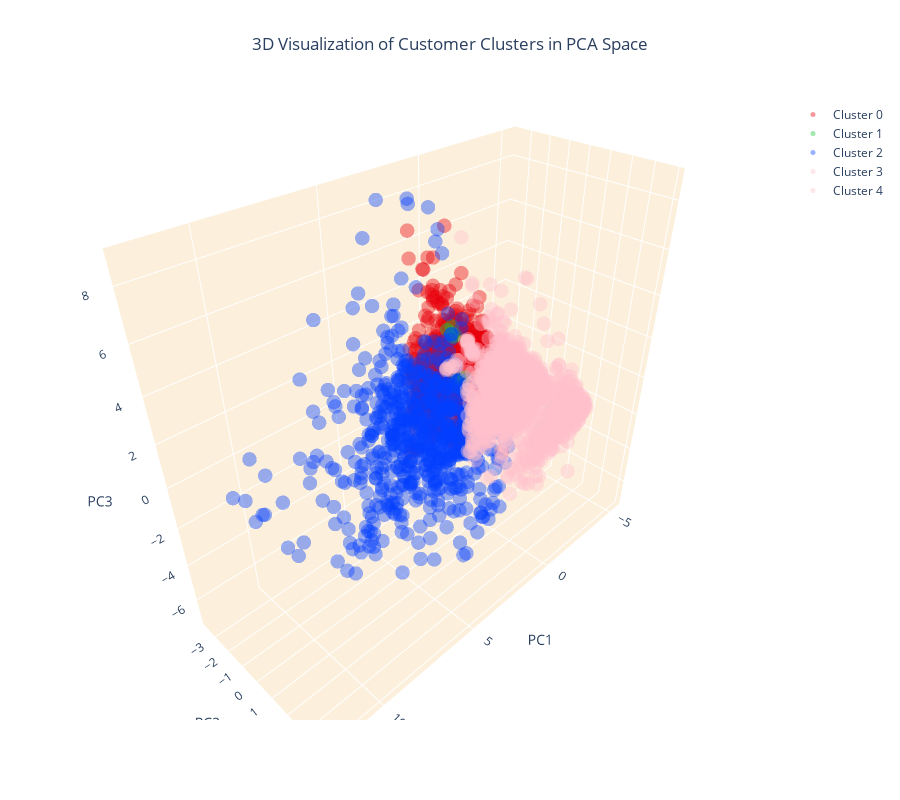

Source (notebook cell):
### Code cell
#3d visualizaton of customers

# Create separate data frames for each cluster
cluster_0 = customer_data_pca[customer_data_pca['cluster'] == 0]
cluster_1 = customer_data_pca[customer_data_pca['cluster'] == 1]
cluster_2 = customer_data_pca[customer_data_pca['cluster'] == 2]
cluster_3 = customer_data_pca[customer_data_pca['cluster'] == 3]
cluster_4 = customer_data_pca[customer_data_pca['cluster'] == 4]

# Create a 3D scatter plot
fig = go.Figure()

# Add data points for each cluster separately and specify the color
fig.add_trace(go.Scatter3d(x=cluster_0['PC1'], y=cluster_0['PC2'], z=cluster_0['PC3'], 
                           mode='markers', marker=dict(color=colors[0], size=5, opacity=0.4), name='Cluster 0'))
fig.add_trace(go.Scatter3d(x=cluster_1['PC1'], y=cluster_1['PC2'], z=cluster_1['PC3'], 
                           mode='markers', marker=dict(color=colors[1], size=5, opacity=0.4), name='Cluster 1'))
fig.add_trace(go.Scatter3d(x=cluster_2['PC1'], y=cluster_2['PC2'], z=cluster_2['PC3'], 
                           mode='markers', marker=dict(color=colors[2], size=5, opacity=0.4), name='Cluster 2'))
fig.add_trace(go.Scatter3d(x=cluster_3['PC1'], y=cluster_3['PC2'], z=cluster_3['PC3'], 
                           mode='markers', marker=dict(color=colors[3], size=5, opacity=0.4), name='Cluster 3'))
fig.add_trace(go.Scatter3d(x=cluster_4['PC1'], y=cluster_4['PC2'], z=cluster_4['PC3'], 
                           mode='markers', marker=dict(color=colors[3], size=5, opacity=0.4), name='Cluster 4'))

# Set the title and layout details
fig.update_layout(
    title=dict(text='3D Visualization of Customer Clusters in PCA Space', x=0.5),
    scene=dict(
        xaxis=dict(backgroundcolor="#fcf0dc", gridcolor='white', title='PC1'),
        yaxis=dict(backgroundcolor="#fcf0dc", gridcolor='white', title='PC2'),
        zaxis=dict(backgroundcolor="#fcf0dc", gridcolor='white', title='PC3'),
    ),
    width=900,
    height=800
)

# Show the plot
fig.show()

### Figure 1 — Plotly figure (JSON) as saved in the notebook; plotly's stock layout.template omitted (floating-point values rounded to 4 significant figures; data arrays with more than 128 entries replaced by an {"elided": "..."} marker saying what was removed)
{"data": [{"marker": {"color": "#e8000b", "opacity": 0.4, "size": 5}, "mode": "markers", "name": "Cluster 0", "type": "scatter3d", "x": {"elided": "1469 float values"}, "y": {"elided": "1469 float values"}, "z": {"elided": "1469 float values"}}, {"marker": {"color": "#1ac938", "opacity": 0.4, "size": 5}, "mode": "markers", "name": "Cluster 1", "type": "scatter3d", "x": [-1.052, -1.653, -1.852, -1.989, -1.172, -0.3356, -0.6921, 0.1949, 0.6502, -1.665, -0.7534, -1.543, -0.1008, -1.227, -0.3812, -0.7702, -1.518, -1.023, -0.3921, -0.3993, -0.8415, -1.295, -1.182, -1.21, 0.1037, -0.385, -0.4572, 0.7399, -0.4017, -1.808, -0.9312, -0.4801, -0.8898, -0.7505, -0.5074, 0.07942, -1.065, -0.3576, -0.4925, -0.1793, -0.8781, -1.095, -0.9402, -0.626, -1.007, 0.8501, -0.6251, -1.443, -1.003, 0.9021, -0.08662, -1.122, -0.3783, 0.5937, 0.8483, -1.214, -0.8866, -0.4271, -0.9801, -0.1491, -0.8779, -1.273, -1.67, -1.121, -0.4231, -0.149, 0.8554, -0.7003, -0.8183, 0.8569, -0.9636, 0.2359, -0.3219, -0.6399, -0.416, -0.6547, -1.25, -0.5446, -0.7149, 0.01597, -1.071], "y": [3.425, -0.7042, -0.7025, -0.6639, 1.357, 3.417, 0.5145, -1.447, 3.604, -0.6715, 1.428, -0.6459, 3.457, 1.325, 3.52, 1.426, -0.6673, 1.469, 3.504, 3.496, -0.4467, 1.427, 0.509, -0.4789, -1.472, 3.442, 3.463, 3.649, -1.526, -0.6816, 1.445, 3.403, -0.4104, -2.59, 3.453, 3.515, 0.5184, -2.596, 3.433, 3.478, 1.477, -0.4313, 1.51, 3.453, -0.4593, 3.603, -2.579, 1.343, 1.463, 3.586, -1.436, 1.343, 3.465, 3.554, 3.627, -0.467, -2.597, 3.441, 0.5113, 3.423, 1.469, 1.33, -0.6517, 1.482, 3.494, -1.474, 3.572, 3.476, 0.5548, 3.646, 0.5185, -1.505, 3.528, -2.591, 3.442, -2.608, -0.4386, 3.465, 3.492, -1.46, -0.4432], "z": [-0.4896, 0.6946, 0.6248, 0.542, -0.2927, 0.1124, -0.564, 0.01054, -0.2251, 0.707, -0.3336, 0.9855, 0.2401, -0.6508, -0.3618, -0.5488, 0.7992, -0.2387, -0.5336, -0.2942, -0.1431, 0.0004472, -0.8092, -0.2678, -0.3392, 0.3512, -0.1707, -0.0001389, -0.1301, 0.6782, -0.04798, 0.6602, -0.2572, 1.362, 0.2126, 0.1112, -0.5579, 1.865, 0.3671, 0.3561, -0.02094, -0.1339, -0.5671, 0.1596, -0.1491, -0.3285, 1.946, -0.4691, -0.3543, -0.344, -0.1224, -0.5402, 0.01535, 0.2761, -0.2447, -0.02547, 1.386, 0.2271, -0.4442, 0.7324, -0.3187, -0.2496, 0.9374, -0.2798, -0.5853, -0.5538, -0.216, -0.4033, -0.4848, -0.3313, -0.4318, -0.04115, -0.4287, 1.591, 0.5326, 1.479, -0.3641, -0.2527, -0.2479, 0.06752, -0.1845]}, {"marker": {"color": "#023eff", "opacity": 0.4, "size": 5}, "mode": "markers", "name": "Cluster 2", "type": "scatter3d", "x": {"elided": "680 float values"}, "y": {"elided": "680 float values"}, "z": {"elided": "680 float values"}}, {"marker": {"color": "#FFC0CB", "opacity": 0.4, "size": 5}, "mode": "markers", "name": "Cluster 3", "type": "scatter3d", "x": {"elided": "1225 float values"}, "y": {"elided": "1225 float values"}, "z": {"elided": "1225 float values"}}, {"marker": {"color": "#FFC0CB", "opacity": 0.4, "size": 5}, "mode": "markers", "name": "Cluster 4", "type": "scatter3d", "x": {"elided": "612 float values"}, "y": {"elided": "612 float values"}, "z": {"elided": "612 float values"}}], "layout": {"height": 800, "scene": {"xaxis": {"backgroundcolor": "#fcf0dc", "gridcolor": "white", "title": {"text": "PC1"}}, "yaxis": {"backgroundcolor": "#fcf0dc", "gridcolor": "white", "title": {"text": "PC2"}}, "zaxis": {"backgroundcolor": "#fcf0dc", "gridcolor": "white", "title": {"text": "PC3"}}}, "title": {"text": "3D Visualization of Customer Clusters in PCA Space", "x": 0.5}, "width": 900}}
